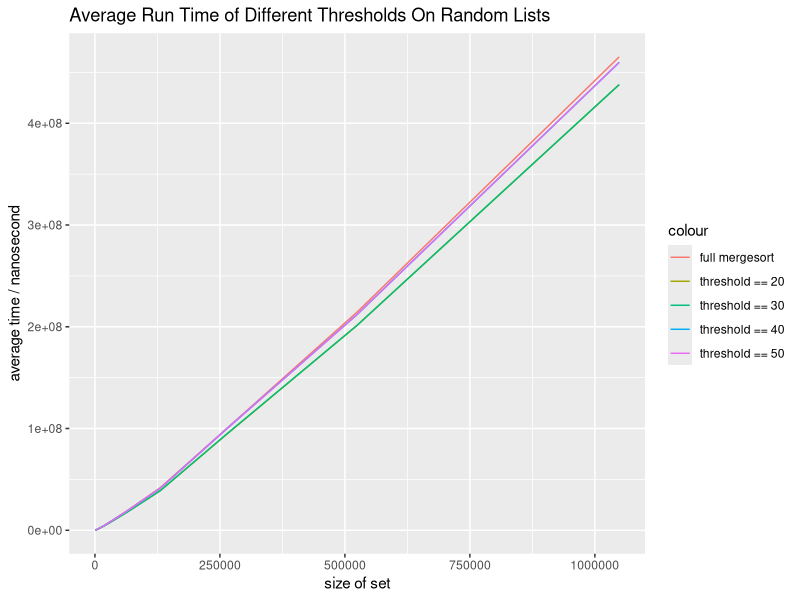
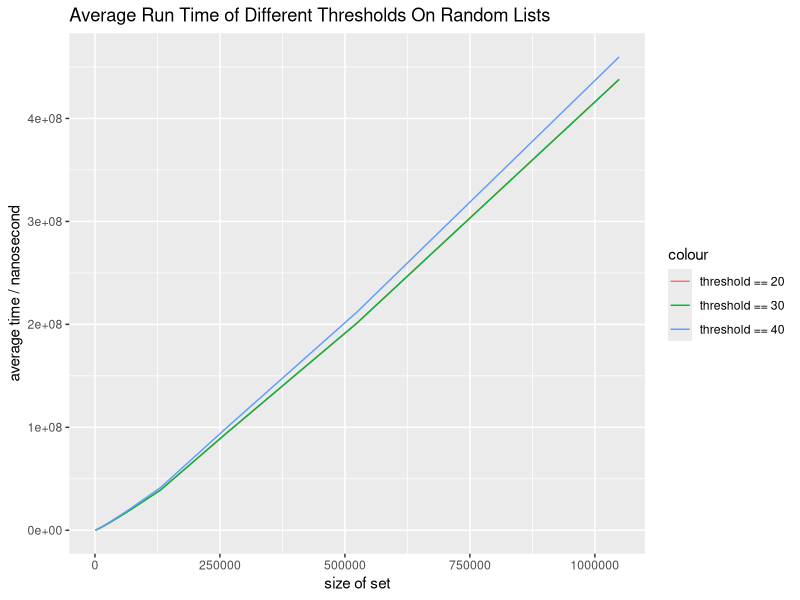
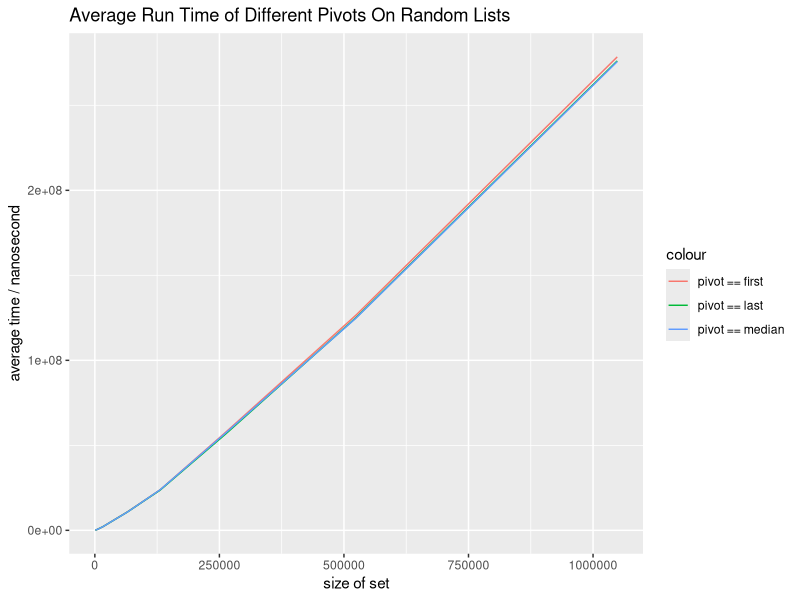
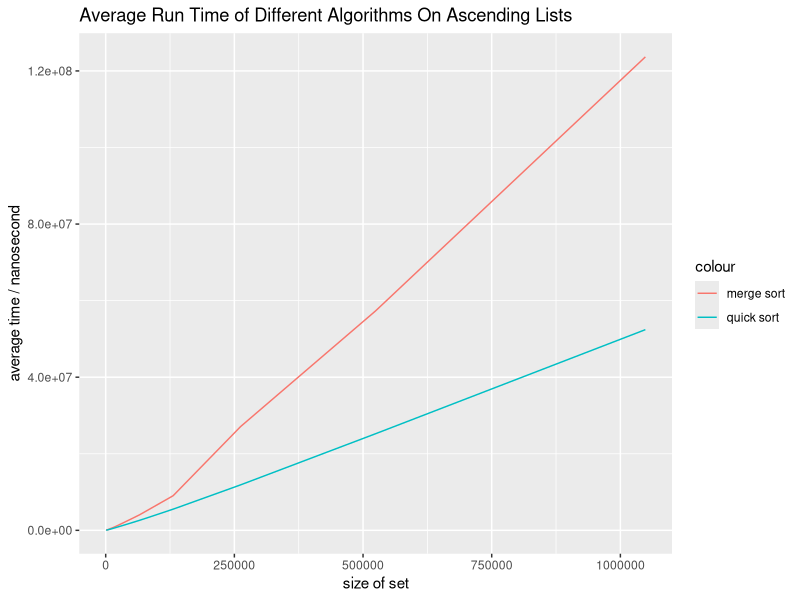
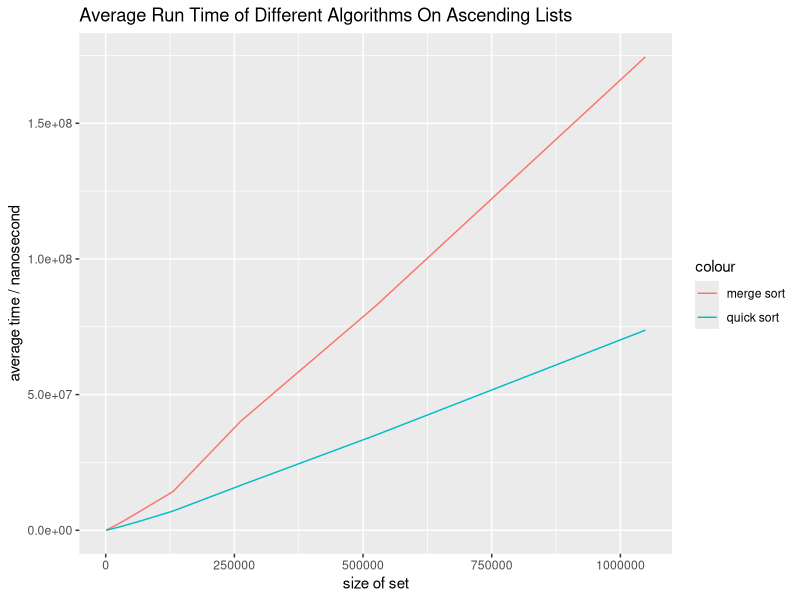

The R source for these figures, in order:
## ---- chunk 1
knitr::opts_chunk$set(echo = TRUE)
## ---- chunk 2
      library(ggplot2)
      size    <- c(1024, 2048, 4096, 8192, 16384, 32768, 65536, 131072, 262144, 
                   524288, 1048576)
      avgtime_1 <- c(312702.03, 396769.15, 861541.32, 1883692.12, 4138983.75, 
                   9093584.2, 1.959862589E7, 4.197827383E7, 9.933893785E7,
                   2.1443037631E8, 4.6525832293E8)
      avgtime_20 <- c(186459.6, 341709.62, 755207.11, 1693997.88, 3763911.21, 
                   8397636.28, 1.826801625E7, 3.918377752E7, 9.373298667E7,
                   2.0140159041E8, 4.380136717E8)
      avgtime_30 <- c(175276.68, 329659.12, 743655.83, 1694994.96, 3752410.4, 
                   8376655.86, 1.810860712E7, 3.902084752E7, 9.401400879E7,
                   2.013528958E8, 4.3801992545E8)
      avgtime_40 <- c(196281.21, 357514.52, 807767.07, 1796253.32, 4011897.9, 
                   8949740.41, 1.925908375E7, 4.141884836E7, 9.908042919E7,
                   2.1205283875E8, 4.5983821042E8)
      avgtime_50 <- c(187207.08, 351055.81, 800228.68, 1790699.61, 4018087.02, 
                   8940900.36, 1.926321661E7, 4.139427668E7, 9.906480579E7,
                   2.1202451748E8, 4.5983067496E8)
      timeingdata <- data.frame(size, avgtime_1, avgtime_20, avgtime_30, 
                                avgtime_40, avgtime_50)
      ggplot() + geom_line(data = timeingdata, aes(x = size, y = avgtime_1, 
          colour = "full mergesort")) + geom_point() +
          geom_line(data = timeingdata, aes(x = size, y = avgtime_20, 
          colour = "threshold == 20")) + geom_point() + 
          geom_line(data = timeingdata, aes(x = size, y = avgtime_30, 
          colour = "threshold == 30")) + geom_point() + 
          geom_line(data = timeingdata, aes(x = size, y = avgtime_40, 
          colour = "threshold == 40")) + geom_point() + 
          geom_line(data = timeingdata, aes(x = size, y = avgtime_50, 
          colour = "threshold == 50")) + geom_point() + labs(
          x = "size of set",
          y = "average time / nanosecond",
          title = "Average Run Time of Different Thresholds On Random Lists")
## ---- chunk 3
      library(ggplot2)
      size    <- c(1024, 2048, 4096, 8192, 16384, 32768, 65536, 131072, 262144, 
                   524288, 1048576)
      avgtime_20 <- c(186459.6, 341709.62, 755207.11, 1693997.88, 3763911.21, 
                   8397636.28, 1.826801625E7, 3.918377752E7, 9.373298667E7,
                   2.0140159041E8, 4.380136717E8)
      avgtime_30 <- c(175276.68, 329659.12, 743655.83, 1694994.96, 3752410.4, 
                   8376655.86, 1.810860712E7, 3.902084752E7, 9.401400879E7,
                   2.013528958E8, 4.3801992545E8)
      avgtime_40 <- c(196281.21, 357514.52, 807767.07, 1796253.32, 4011897.9, 
                   8949740.41, 1.925908375E7, 4.141884836E7, 9.908042919E7,
                   2.1205283875E8, 4.5983821042E8)
      timeingdata <- data.frame(size, avgtime_20, avgtime_30, avgtime_40)
      ggplot() + geom_line(data = timeingdata, aes(x = size, y = avgtime_20, 
          colour = "threshold == 20")) + geom_point() + 
          geom_line(data = timeingdata, aes(x = size, y = avgtime_30, 
          colour = "threshold == 30")) + geom_point() + 
          geom_line(data = timeingdata, aes(x = size, y = avgtime_40, 
          colour = "threshold == 40")) + geom_point() + labs(
          x = "size of set",
          y = "average time / nanosecond",
          title = "Average Run Time of Different Thresholds On Random Lists")
## ---- chunk 4
      library(ggplot2)
      size    <- c(1024, 2048, 4096, 8192, 16384, 32768, 65536, 131072, 262144, 
                   524288, 1048576)
      avgtime_first <- c(180962.54, 227091.26, 449151.21, 1010127.45, 2193714.64, 
                   5121959.2, 1.090826759E7, 2.385734706E7, 5.759937917E7,
                   1.2663214458E8, 2.7849013168E8)
      avgtime_last <- c(166683.76, 221047.97, 441597.88, 1003401.31, 2187239.6, 
                   5049110.44, 1.082289491E7, 2.368753417E7, 5.657234917E7,
                   1.2514324586E8, 2.7612353507E8)
      avgtime_median <- c(157866.7, 233812.91, 438650.07, 996833.4, 2182417.07, 
                   5090274.98, 1.08179262E7, 2.386381586E7, 5.716442377E7,
                   1.2486477619E8, 2.7571253544E8)
      timeingdata <- data.frame(size, avgtime_first, avgtime_last, avgtime_median)
      ggplot() + geom_line(data = timeingdata, aes(x = size, y = avgtime_first, 
          colour = "pivot == first")) + geom_point() + 
          geom_line(data = timeingdata, aes(x = size, y = avgtime_last, 
          colour = "pivot == last")) + geom_point() + 
          geom_line(data = timeingdata, aes(x = size, y = avgtime_median, 
          colour = "pivot == median")) + geom_point() + labs(
          x = "size of set",
          y = "average time / nanosecond",
          title = "Average Run Time of Different Pivots On Random Lists")
## ---- chunk 5
      library(ggplot2)
      size    <- c(1024, 2048, 4096, 8192, 16384, 32768, 65536, 131072, 262144, 
                   524288, 1048576)
      avgtime_merge <- c(218015, 130626, 169868, 394005, 832479, 1873035, 
                   4034988, 9044164, 27110080, 57314365, 123674684)
      avgtime_quick <- c(110316, 64469, 133595, 277145, 590060, 1246258,
                   2599951, 5531112, 11880008, 25233195, 52425443)
      timeingdata <- data.frame(size, avgtime_merge, avgtime_quick)
      ggplot() + geom_line(data = timeingdata, aes(x = size, y = avgtime_merge, 
          colour = "merge sort")) + geom_point() + 
          geom_line(data = timeingdata, aes(x = size, y = avgtime_quick, 
          colour = "quick sort")) + geom_point() + labs(
          x = "size of set",
          y = "average time / nanosecond",
          title = "Average Run Time of Different Algorithms On Ascending Lists")
## ---- chunk 6
      library(ggplot2)
      size    <- c(1024, 2048, 4096, 8192, 16384, 32768, 65536, 131072, 262144, 
                   524288, 1048576)
      avgtime_merge <- c(274863, 217064, 328352, 722887, 1530134, 3220844, 
                   6871584, 14298520, 40150209, 82627375, 174472783)
      avgtime_quick <- c(120106, 64221, 149244, 329562, 715769, 1549540,
                   3311641, 7099313, 16551887, 35038971, 73761289)
      timeingdata <- data.frame(size, avgtime_merge, avgtime_quick)
      ggplot() + geom_line(data = timeingdata, aes(x = size, y = avgtime_merge, 
          colour = "merge sort")) + geom_point() + 
          geom_line(data = timeingdata, aes(x = size, y = avgtime_quick, 
          colour = "quick sort")) + geom_point() + labs(
          x = "size of set",
          y = "average time / nanosecond",
          title = "Average Run Time of Different Algorithms On Ascending Lists")
